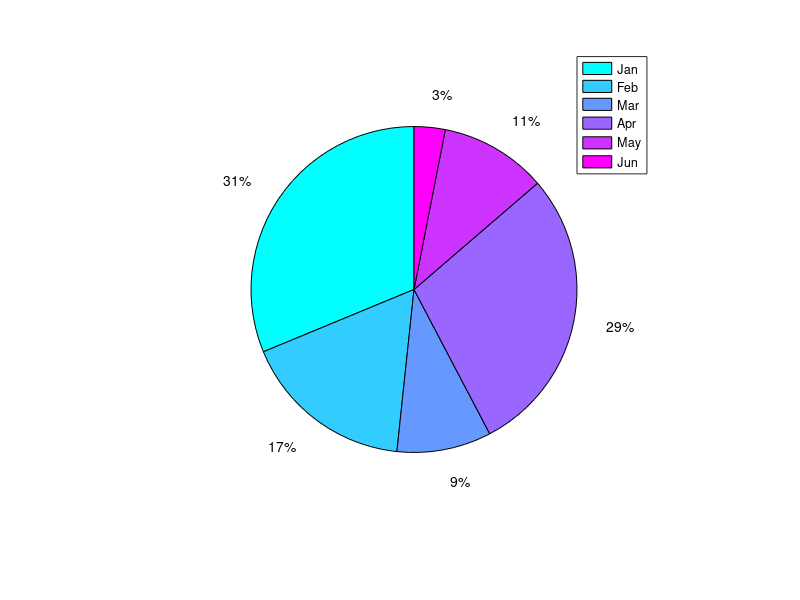

Here is the MATLAB script that generated this plot: (Note: this script raises an error after producing the figure.)
   colormap(cool(6));
   pie(rand(6,1));
   legend('Jan','Feb','Mar','Apr','May','Jun');
   im_hatch = applyhatch_pluscolor(gcf,'|-.+\/',1,[1 1 0 1 0 0],cool(6),200,3,2);
   imwrite(im_hatch,'im_hatch.png','png')